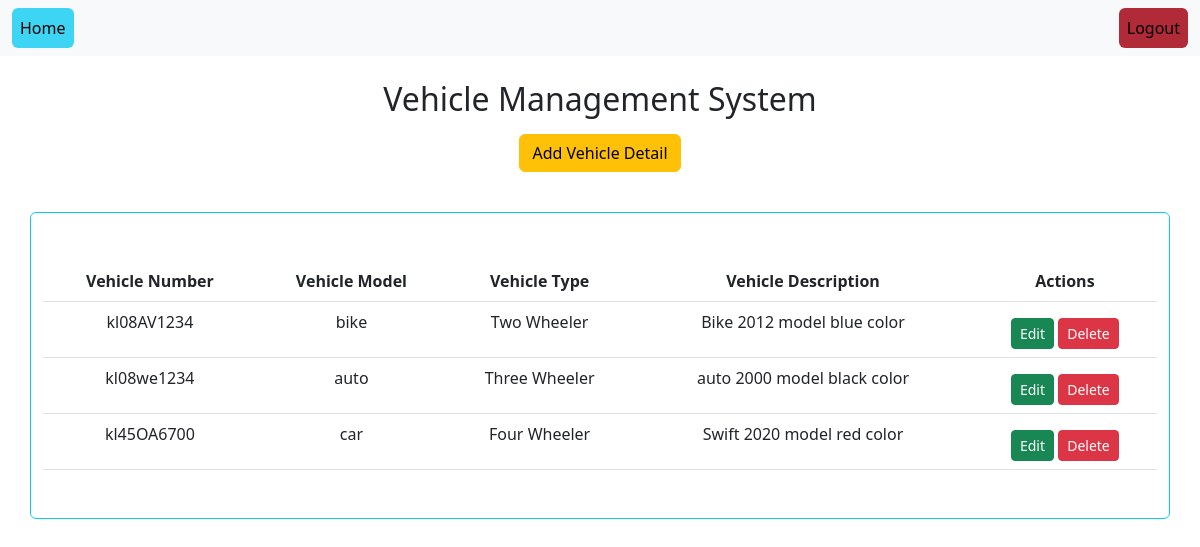
Before: /home/ (signed in) with the older database file.
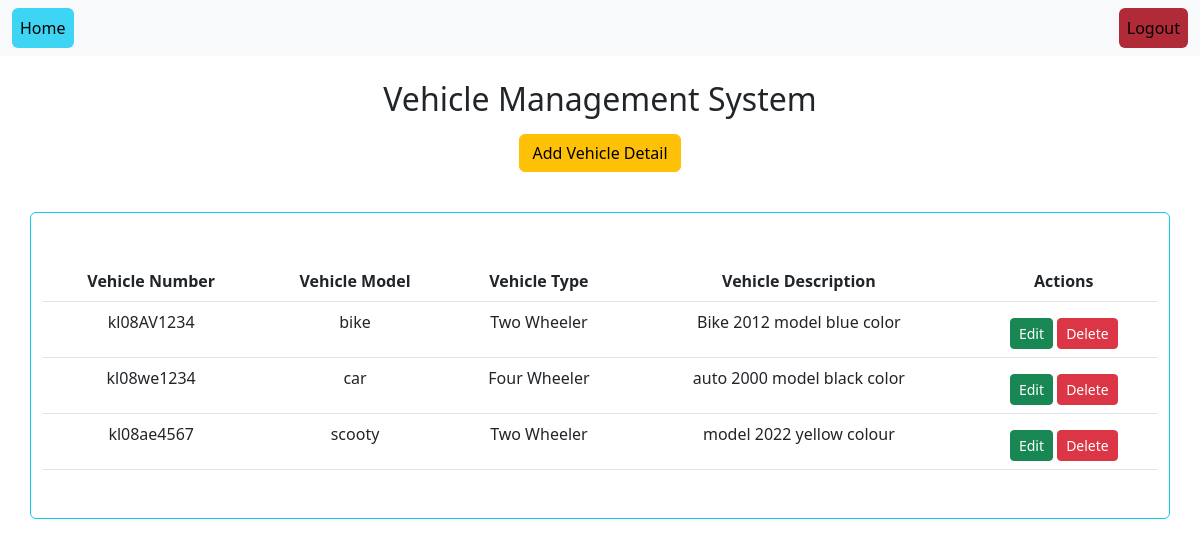
After: the same page with the newer database file.
### vehicle_managementweb/models.py (models this page shows)
class Vehicles(models.Model):
    alphanumeric=RegexValidator(r"^[0-9a-zA-Z_]*$",'Only use alphanumeric characters')
    types=[
        ("Two Wheeler","Two Wheeler"),
        ("Three Wheeler","Three Wheeler"),
        ("Four Wheeler","Four Wheeler")
    ]
    user=models.ForeignKey(User,on_delete=models.CASCADE,null=True)
    vehicle_number=models.CharField(max_length=100,validators=[alphanumeric])
    vehicle_type=models.CharField(max_length=100,choices=types,default="two wheeler")
    vehicle_model=models.CharField(max_length=100)
    vehicle_description=models.CharField(max_length=250)

### vehicle_managementweb/views.py (the view, shortened to what this page needs)
# urls.py: path("home/",views.HomeView.as_view(),name="home"),
@method_decorator(decs2,name="dispatch")
class HomeView(CreateView,ListView):
    model=Vehicles
    form_class=VehicleForm
    template_name='home.html'
    context_object_name="vehicle"
    success_url=reverse_lazy("home")

### vehicle_managementweb/views.py (called while the page is built)
def signin_required(fn):
    def wrapper(request,*args,**kwargs):
        if not request.user.is_authenticated:
            return redirect("signin")
        else:
            return fn(request,*args,**kwargs)
    return wrapper

### vehicle_managementweb/templates/home.html (shortened to what this page needs)
{%extends 'base.html'%}
{%block body%}
<div class="container mt-4">
    <h2 class="text-center mb-3">Vehicle Management System</h2>
    {%if request.user.role == 1%}
    <form action="" method="POST" >
        <div class="container">
            <div class="row">
                <div class="col-lg-2"></div>
                <div class="col-lg-8 mb-4">
                    <p class="text-center">
                        <a class="btn btn-warning" type="button" data-bs-toggle="collapse" href="{%url 'add-vehicle'%}"
                            data-bs-target="#collapseExample" aria-expanded="false" aria-controls="collapseExample">
                            Add Vehicle Detail
                        </a>
                    </p>
                </div>
                <div class="col-lg-2"></div>
            </div>
        </div>
    </form>
    {%endif%}
    </div>
    <div class="container">
        <div class="row mb-5 text-center">
            <div class="card border border-info col-12">
                <br>
                <table class="table mt-4 mb-4 table table-hover">
                        <tr>
                            <th>Vehicle Number</th>
                            <th>Vehicle Model</th>
                            <th>Vehicle Type</th>
                            <th>Vehicle Description</th>
                            {%if request.user.role == 1 or request.user.role == 2 %}
                            <th>Actions</th>
                            {%endif%}
                        </tr>
                {%for i in vehicle%}
                    <tr>
                        <td>{{i.vehicle_number}}</td>
                        <td>{{i.vehicle_model}}</td>
                        <td>{{i.vehicle_type}}</td>
                        <td>{{i.vehicle_description}}</td>
                        <td>
                            {%if request.user.role == 1 or request.user.role == 2 %}
                            <a class="btn btn-sm btn-success mt-2"  href="{%url 'edit-vehicle' i.id%}">Edit</a>
                            {%endif%}
                            {%if request.user.role == 1%}
                            <a class="btn btn-sm btn-danger mt-2" href="{%url 'remove' i.id%}">Delete</a>
                            {%endif%}
                        </td>
                    </tr>
                {%endfor%}
            </table>
            <br>
            </div>
        </div>
</div>
{%endblock%}

### vehicle_managementweb/templates/base.html (shortened to what this page needs)
<!DOCTYPE html>
<html lang="en">
<head>
    <link href="https://cdn.jsdelivr.net/npm/bootstrap@5.3.0-alpha1/dist/css/bootstrap.min.css" rel="stylesheet">
</head>
<body>
    <nav class="navbar navbar-expand-lg bg-body-tertiary">
        <div class="container-fluid">
          <div class="collapse navbar-collapse" id="navbarNav">
            <ul class="navbar-nav">
              <li class="nav-item">
                <a class="nav-link active btn btn-info" aria-current="page" href="{%url 'home'%}" >Home</a>
              </li>
            </ul>
          </div>
          <div>
            <ul class="navbar-nav">
                <li class="nav-item">
                  <a class="nav-link active btn btn-danger" aria-current="page" href="{%url 'signout'%}" >Logout</a>
                </li>
              </ul>
          </div>
        </div>
      </nav>
    {%block body%}
    {%endblock%}
</body>
</html>

Changed rows visible on the page:
removed Vehicles: vehicle_number "kl45OA6700", vehicle_model "car", vehicle_type "Four Wheeler", vehicle_description "Swift 2020 model red color"
changed Vehicles "kl08we1234": vehicle_model "auto" → "car"; vehicle_type "Three Wheeler" → "Four Wheeler"
added Vehicles: vehicle_number "kl08ae4567", vehicle_model "scooty", vehicle_type "Two Wheeler", vehicle_description "model 2022 yellow colour"
